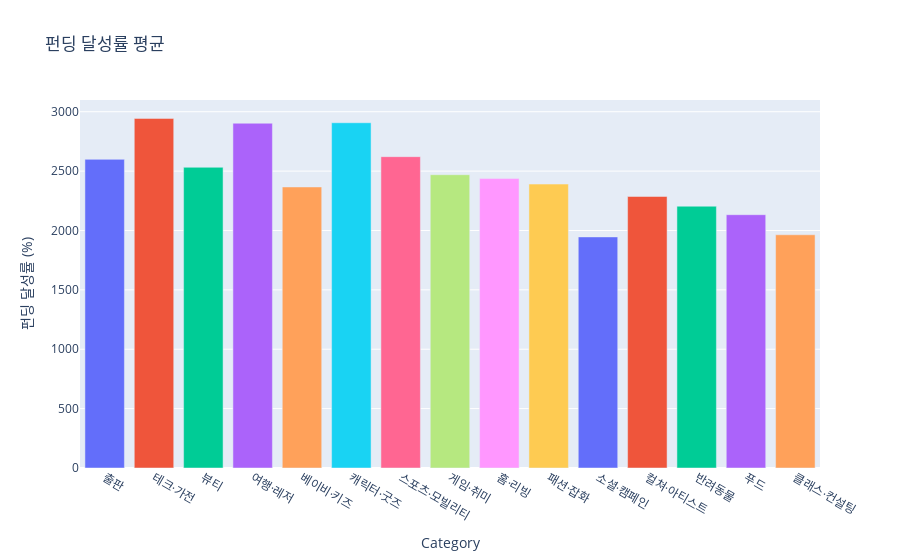

The notebook cell saved with this chart:
### Markdown cell above
출판 분야만 차별한 것 같다... 다른 분야들도 75%까지 필터링 해보자!

### Code cell
df = wadiz_list
for cate in category_sorter:
    df = df[
        ((df["Category"] == cate) & (df["FundPercentage"] <= df[df["Category"] == cate].quantile(0.75)["FundPercentage"]))
        | (df["Category"] != cate)
    ]
df["Count"] = 1
display(df.describe())

df_sum = df.groupby(by=["Category"]).sum()
dict_category_count = dict(zip(df_sum.index, df_sum["Count"]))

df = df.groupby(by=["Category"]).mean().reindex(category_sorter).reset_index()
fig = px.bar(
    df, x="Category", y="FundPercentage", color="Category", title="펀딩 달성률 평균"
)
fig.update_layout(showlegend=False, yaxis_title="펀딩 달성률 (%)")
fig.show()

### Figure 1 — Plotly figure (JSON) as saved in the notebook; plotly's stock layout.template omitted (floating-point values rounded to 4 significant figures)
{"data": [{"alignmentgroup": "True", "hovertemplate": "Category=%{x}<br>FundPercentage=%{y}<extra></extra>", "legendgroup": "출판", "marker": {"color": "#636efa", "pattern": {"shape": ""}}, "name": "출판", "offsetgroup": "출판", "orientation": "v", "showlegend": true, "textposition": "auto", "type": "bar", "x": ["출판"], "xaxis": "x", "y": [2599.0], "yaxis": "y"}, {"alignmentgroup": "True", "hovertemplate": "Category=%{x}<br>FundPercentage=%{y}<extra></extra>", "legendgroup": "테크·가전", "marker": {"color": "#EF553B", "pattern": {"shape": ""}}, "name": "테크·가전", "offsetgroup": "테크·가전", "orientation": "v", "showlegend": true, "textposition": "auto", "type": "bar", "x": ["테크·가전"], "xaxis": "x", "y": [2944.0], "yaxis": "y"}, {"alignmentgroup": "True", "hovertemplate": "Category=%{x}<br>FundPercentage=%{y}<extra></extra>", "legendgroup": "뷰티", "marker": {"color": "#00cc96", "pattern": {"shape": ""}}, "name": "뷰티", "offsetgroup": "뷰티", "orientation": "v", "showlegend": true, "textposition": "auto", "type": "bar", "x": ["뷰티"], "xaxis": "x", "y": [2532.0], "yaxis": "y"}, {"alignmentgroup": "True", "hovertemplate": "Category=%{x}<br>FundPercentage=%{y}<extra></extra>", "legendgroup": "여행·레저", "marker": {"color": "#ab63fa", "pattern": {"shape": ""}}, "name": "여행·레저", "offsetgroup": "여행·레저", "orientation": "v", "showlegend": true, "textposition": "auto", "type": "bar", "x": ["여행·레저"], "xaxis": "x", "y": [2903.0], "yaxis": "y"}, {"alignmentgroup": "True", "hovertemplate": "Category=%{x}<br>FundPercentage=%{y}<extra></extra>", "legendgroup": "베이비·키즈", "marker": {"color": "#FFA15A", "pattern": {"shape": ""}}, "name": "베이비·키즈", "offsetgroup": "베이비·키즈", "orientation": "v", "showlegend": true, "textposition": "auto", "type": "bar", "x": ["베이비·키즈"], "xaxis": "x", "y": [2366.0], "yaxis": "y"}, {"alignmentgroup": "True", "hovertemplate": "Category=%{x}<br>FundPercentage=%{y}<extra></extra>", "legendgroup": "캐릭터·굿즈", "marker": {"color": "#19d3f3", "pattern": {"shape": ""}}, "name": "캐릭터·굿즈", "offsetgroup": "캐릭터·굿즈", "orientation": "v", "showlegend": true, "textposition": "auto", "type": "bar", "x": ["캐릭터·굿즈"], "xaxis": "x", "y": [2907.0], "yaxis": "y"}, {"alignmentgroup": "True", "hovertemplate": "Category=%{x}<br>FundPercentage=%{y}<extra></extra>", "legendgroup": "스포츠·모빌리티", "marker": {"color": "#FF6692", "pattern": {"shape": ""}}, "name": "스포츠·모빌리티", "offsetgroup": "스포츠·모빌리티", "orientation": "v", "showlegend": true, "textposition": "auto", "type": "bar", "x": ["스포츠·모빌리티"], "xaxis": "x", "y": [2622.0], "yaxis": "y"}, {"alignmentgroup": "True", "hovertemplate": "Category=%{x}<br>FundPercentage=%{y}<extra></extra>", "legendgroup": "게임·취미", "marker": {"color": "#B6E880", "pattern": {"shape": ""}}, "name": "게임·취미", "offsetgroup": "게임·취미", "orientation": "v", "showlegend": true, "textposition": "auto", "type": "bar", "x": ["게임·취미"], "xaxis": "x", "y": [2470.0], "yaxis": "y"}, {"alignmentgroup": "True", "hovertemplate": "Category=%{x}<br>FundPercentage=%{y}<extra></extra>", "legendgroup": "홈·리빙", "marker": {"color": "#FF97FF", "pattern": {"shape": ""}}, "name": "홈·리빙", "offsetgroup": "홈·리빙", "orientation": "v", "showlegend": true, "textposition": "auto", "type": "bar", "x": ["홈·리빙"], "xaxis": "x", "y": [2437.0], "yaxis": "y"}, {"alignmentgroup": "True", "hovertemplate": "Category=%{x}<br>FundPercentage=%{y}<extra></extra>", "legendgroup": "패션·잡화", "marker": {"color": "#FECB52", "pattern": {"shape": ""}}, "name": "패션·잡화", "offsetgroup": "패션·잡화", "orientation": "v", "showlegend": true, "textposition": "auto", "type": "bar", "x": ["패션·잡화"], "xaxis": "x", "y": [2391.0], "yaxis": "y"}, {"alignmentgroup": "True", "hovertemplate": "Category=%{x}<br>FundPercentage=%{y}<extra></extra>", "legendgroup": "소셜·캠페인", "marker": {"color": "#636efa", "pattern": {"shape": ""}}, "name": "소셜·캠페인", "offsetgroup": "소셜·캠페인", "orientation": "v", "showlegend": true, "textposition": "auto", "type": "bar", "x": ["소셜·캠페인"], "xaxis": "x", "y": [1946.0], "yaxis": "y"}, {"alignmentgroup": "True", "hovertemplate": "Category=%{x}<br>FundPercentage=%{y}<extra></extra>", "legendgroup": "컬쳐·아티스트", "marker": {"color": "#EF553B", "pattern": {"shape": ""}}, "name": "컬쳐·아티스트", "offsetgroup": "컬쳐·아티스트", "orientation": "v", "showlegend": true, "textposition": "auto", "type": "bar", "x": ["컬쳐·아티스트"], "xaxis": "x", "y": [2286.0], "yaxis": "y"}, {"alignmentgroup": "True", "hovertemplate": "Category=%{x}<br>FundPercentage=%{y}<extra></extra>", "legendgroup": "반려동물", "marker": {"color": "#00cc96", "pattern": {"shape": ""}}, "name": "반려동물", "offsetgroup": "반려동물", "orientation": "v", "showlegend": true, "textposition": "auto", "type": "bar", "x": ["반려동물"], "xaxis": "x", "y": [2204.0], "yaxis": "y"}, {"alignmentgroup": "True", "hovertemplate": "Category=%{x}<br>FundPercentage=%{y}<extra></extra>", "legendgroup": "푸드", "marker": {"color": "#ab63fa", "pattern": {"shape": ""}}, "name": "푸드", "offsetgroup": "푸드", "orientation": "v", "showlegend": true, "textposition": "auto", "type": "bar", "x": ["푸드"], "xaxis": "x", "y": [2133.0], "yaxis": "y"}, {"alignmentgroup": "True", "hovertemplate": "Category=%{x}<br>FundPercentage=%{y}<extra></extra>", "legendgroup": "클래스·컨설팅", "marker": {"color": "#FFA15A", "pattern": {"shape": ""}}, "name": "클래스·컨설팅", "offsetgroup": "클래스·컨설팅", "orientation": "v", "showlegend": true, "textposition": "auto", "type": "bar", "x": ["클래스·컨설팅"], "xaxis": "x", "y": [1964.0], "yaxis": "y"}], "layout": {"barmode": "relative", "legend": {"title": {"text": "Category"}, "tracegroupgap": 0}, "showlegend": false, "title": {"text": "펀딩 달성률 평균"}, "xaxis": {"anchor": "y", "categoryarray": ["출판", "테크·가전", "뷰티", "여행·레저", "베이비·키즈", "캐릭터·굿즈", "스포츠·모빌리티", "게임·취미", "홈·리빙", "패션·잡화", "소셜·캠페인", "컬쳐·아티스트", "반려동물", "푸드", "클래스·컨설팅"], "categoryorder": "array", "domain": [0, 1], "title": {"text": "Category"}}, "yaxis": {"anchor": "x", "domain": [0, 1], "title": {"text": "펀딩 달성률 (%)"}}}}
